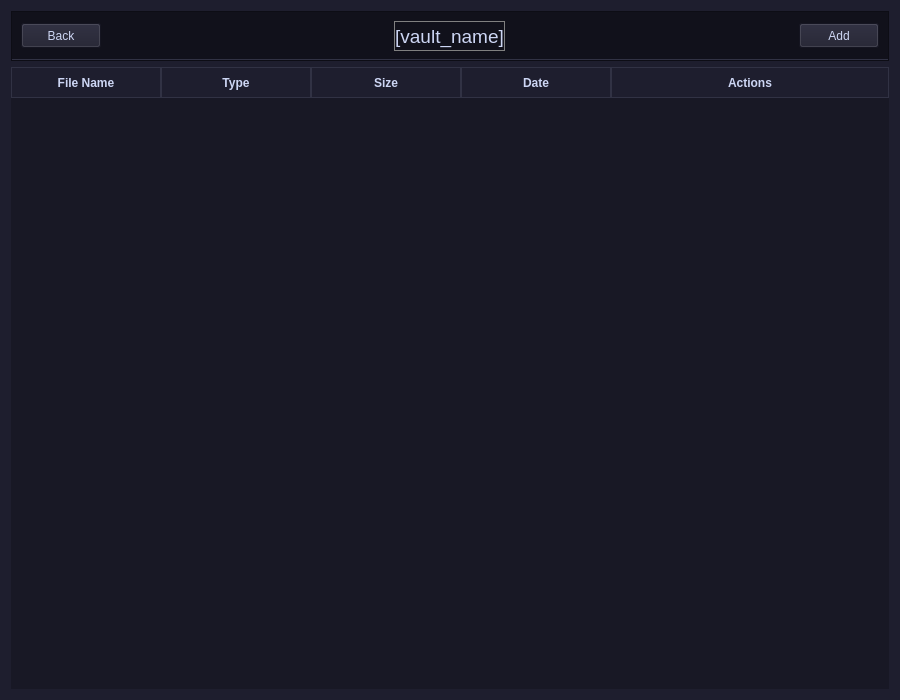
<?xml version="1.0" encoding="UTF-8"?>
<ui version="4.0">
 <class>Form</class>
 <widget class="QWidget" name="Form">
  <property name="geometry">
   <rect>
    <x>0</x>
    <y>0</y>
    <width>900</width>
    <height>700</height>
   </rect>
  </property>
  <property name="acceptDrops">
   <bool>true</bool>
  </property>
  <property name="windowTitle">
   <string>SIRIUS VAULT</string>
  </property>
  <property name="windowIcon">
   <iconset>
    <normaloff>../assets/siriusvault.ico</normaloff>../assets/siriusvault.ico</iconset>
  </property>
  <property name="styleSheet">
   <string notr="true">QWidget {
    background-color: #1e1e2e;
    color: #cdd6f4;
}</string>
  </property>
  <layout class="QVBoxLayout" name="verticalLayout">
   <item>
    <widget class="QFrame" name="frame_header">
     <property name="minimumSize">
      <size>
       <width>0</width>
       <height>41</height>
      </size>
     </property>
     <property name="styleSheet">
      <string notr="true">QFrame {
    background-color: #11111b;
    border-bottom: 2px solid #313244;
}</string>
     </property>
     <property name="frameShape">
      <enum>QFrame::StyledPanel</enum>
     </property>
     <property name="frameShadow">
      <enum>QFrame::Raised</enum>
     </property>
     <layout class="QHBoxLayout" name="horizontalLayout">
      <item>
       <widget class="QPushButton" name="btn_vaultmenu_back">
        <property name="minimumSize">
         <size>
          <width>0</width>
          <height>25</height>
         </size>
        </property>
        <property name="maximumSize">
         <size>
          <width>16777215</width>
          <height>25</height>
         </size>
        </property>
        <property name="text">
         <string>Back</string>
        </property>
       </widget>
      </item>
      <item>
       <spacer name="horizontalSpacer">
        <property name="orientation">
         <enum>Qt::Horizontal</enum>
        </property>
        <property name="sizeHint" stdset="0">
         <size>
          <width>309</width>
          <height>20</height>
         </size>
        </property>
       </spacer>
      </item>
      <item>
       <widget class="QLabel" name="lbl_vaultmenu_vaultName">
        <property name="minimumSize">
         <size>
          <width>0</width>
          <height>30</height>
         </size>
        </property>
        <property name="maximumSize">
         <size>
          <width>16777215</width>
          <height>30</height>
         </size>
        </property>
        <property name="font">
         <font>
          <pointsize>14</pointsize>
         </font>
        </property>
        <property name="styleSheet">
         <string notr="true">QLabel {
	border: 1px solid gray
}</string>
        </property>
        <property name="text">
         <string>[vault_name]</string>
        </property>
        <property name="alignment">
         <set>Qt::AlignCenter</set>
        </property>
       </widget>
      </item>
      <item>
       <spacer name="horizontalSpacer_2">
        <property name="orientation">
         <enum>Qt::Horizontal</enum>
        </property>
        <property name="sizeHint" stdset="0">
         <size>
          <width>309</width>
          <height>20</height>
         </size>
        </property>
       </spacer>
      </item>
      <item>
       <widget class="QPushButton" name="btn_vaultmenu_add">
        <property name="minimumSize">
         <size>
          <width>0</width>
          <height>25</height>
         </size>
        </property>
        <property name="maximumSize">
         <size>
          <width>16777215</width>
          <height>25</height>
         </size>
        </property>
        <property name="text">
         <string>Add</string>
        </property>
       </widget>
      </item>
     </layout>
    </widget>
   </item>
   <item>
    <widget class="QTableWidget" name="table_files">
     <property name="font">
      <font>
       <pointsize>12</pointsize>
      </font>
     </property>
     <property name="styleSheet">
      <string notr="true">QTableWidget {
    background-color: #181825;
    gridline-color: #313244;
    border: none;
}

QHeaderView::section {
    background-color: #1e1e2e;
    padding: 5px;
    border: 1px solid #313244;
    font-weight: bold;
}

QTableWidget::item:selected {
    background-color: #313244;
    color: #ffffff;
    outline: none;
}

QTableCornerButton::section {
    background-color: #1e1e2e;
    border: none;
    border-bottom: 2px solid #89b4fa;
}

QScrollBar:vertical {
    border: none;
    background: #181825;
    width: 10px;
    margin: 0px;
}
QScrollBar::handle:vertical {
    background: #45475a;
    min-height: 20px;
    border-radius: 5px;
}
QScrollBar::add-line:vertical, QScrollBar::sub-line:vertical {
    background: none;
}</string>
     </property>
     <property name="editTriggers">
      <set>QAbstractItemView::NoEditTriggers</set>
     </property>
     <property name="alternatingRowColors">
      <bool>true</bool>
     </property>
     <property name="selectionMode">
      <enum>QAbstractItemView::SingleSelection</enum>
     </property>
     <property name="selectionBehavior">
      <enum>QAbstractItemView::SelectColumns</enum>
     </property>
     <attribute name="horizontalHeaderCascadingSectionResizes">
      <bool>false</bool>
     </attribute>
     <attribute name="horizontalHeaderDefaultSectionSize">
      <number>150</number>
     </attribute>
     <attribute name="horizontalHeaderStretchLastSection">
      <bool>true</bool>
     </attribute>
     <column>
      <property name="text">
       <string>File Name</string>
      </property>
      <property name="font">
       <font>
        <pointsize>10</pointsize>
        <bold>true</bold>
       </font>
      </property>
     </column>
     <column>
      <property name="text">
       <string>Type</string>
      </property>
      <property name="font">
       <font>
        <pointsize>10</pointsize>
        <bold>true</bold>
       </font>
      </property>
     </column>
     <column>
      <property name="text">
       <string>Size</string>
      </property>
      <property name="font">
       <font>
        <pointsize>10</pointsize>
        <bold>true</bold>
       </font>
      </property>
     </column>
     <column>
      <property name="text">
       <string>Date</string>
      </property>
      <property name="font">
       <font>
        <pointsize>10</pointsize>
        <bold>true</bold>
       </font>
      </property>
     </column>
     <column>
      <property name="text">
       <string>Actions</string>
      </property>
      <property name="font">
       <font>
        <pointsize>10</pointsize>
        <bold>true</bold>
       </font>
      </property>
     </column>
    </widget>
   </item>
  </layout>
 </widget>
 <resources/>
 <connections/>
</ui>
